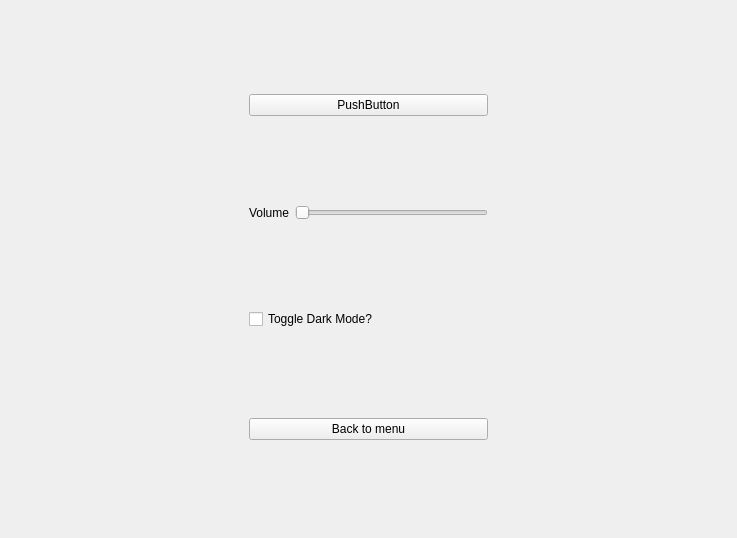
<?xml version="1.0" encoding="UTF-8"?>
<ui version="4.0">
 <class>Settings</class>
 <widget class="QWidget" name="Settings">
  <property name="geometry">
   <rect>
    <x>0</x>
    <y>0</y>
    <width>737</width>
    <height>538</height>
   </rect>
  </property>
  <property name="windowTitle">
   <string>Form</string>
  </property>
  <layout class="QHBoxLayout" name="horizontalLayout">
   <item>
    <spacer name="horizontalSpacer">
     <property name="orientation">
      <enum>Qt::Orientation::Horizontal</enum>
     </property>
     <property name="sizeHint" stdset="0">
      <size>
       <width>40</width>
       <height>20</height>
      </size>
     </property>
    </spacer>
   </item>
   <item>
    <layout class="QVBoxLayout" name="verticalLayout_2">
     <item>
      <layout class="QHBoxLayout" name="horizontalLayout_4">
       <item>
        <widget class="QPushButton" name="pushButton">
         <property name="text">
          <string>PushButton</string>
         </property>
        </widget>
       </item>
      </layout>
     </item>
     <item>
      <layout class="QHBoxLayout" name="horizontalLayout_2">
       <item>
        <widget class="QLabel" name="label">
         <property name="text">
          <string>Volume</string>
         </property>
        </widget>
       </item>
       <item>
        <widget class="QSlider" name="volumeSlider">
         <property name="orientation">
          <enum>Qt::Orientation::Horizontal</enum>
         </property>
        </widget>
       </item>
      </layout>
     </item>
     <item>
      <layout class="QHBoxLayout" name="horizontalLayout_5">
       <item>
        <widget class="QCheckBox" name="themeToggleButton">
         <property name="text">
          <string>Toggle Dark Mode?</string>
         </property>
        </widget>
       </item>
      </layout>
     </item>
     <item>
      <layout class="QHBoxLayout" name="horizontalLayout_6">
       <item>
        <widget class="QPushButton" name="menuBtn">
         <property name="text">
          <string>Back to menu</string>
         </property>
        </widget>
       </item>
      </layout>
     </item>
    </layout>
   </item>
   <item>
    <spacer name="horizontalSpacer_2">
     <property name="orientation">
      <enum>Qt::Orientation::Horizontal</enum>
     </property>
     <property name="sizeHint" stdset="0">
      <size>
       <width>40</width>
       <height>20</height>
      </size>
     </property>
    </spacer>
   </item>
  </layout>
 </widget>
 <resources/>
 <connections/>
</ui>
